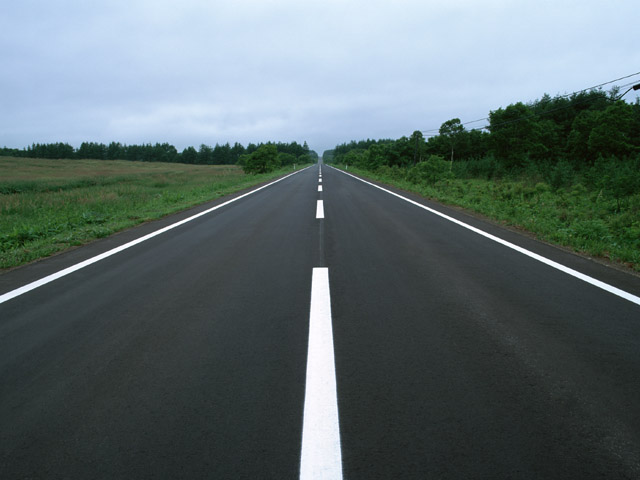
//> input picture sampleprogram/01/01-12.jpg, 640 x 480 px
$ ./01-05   (built with g++ and OpenCV 4)
//> lines starting //> are read from the running program, lines starting //| are printed output that depends on the picture; after the words box and inside, x2 and y2 are one past the last pixel; in counts of white or black regions, pixels touching at a corner belong together
#define _CRT_SECURE_NO_WARNINGS
#include <iostream>
#include <string>
#include <opencv2/opencv.hpp>
std::string win_src = "src";
std::string win_edge = "edge";
std::string win_dst = "dst";

int main()
{
  cv::Mat img_src = cv::imread("./01-12.jpg", 1);
//> img_src is the input picture: 480 rows x 640 cols, CV_8UC3; mean B, G, R 109.7, 107.6, 93.9
  cv::Mat img_gray, img_edge, img_dst;

  if (!img_src.data) {
    std::cout << "error" << std::endl;
    return -1;
  }
  img_src.copyTo(img_dst);
  cv::cvtColor(img_src, img_gray, cv::COLOR_BGR2GRAY);
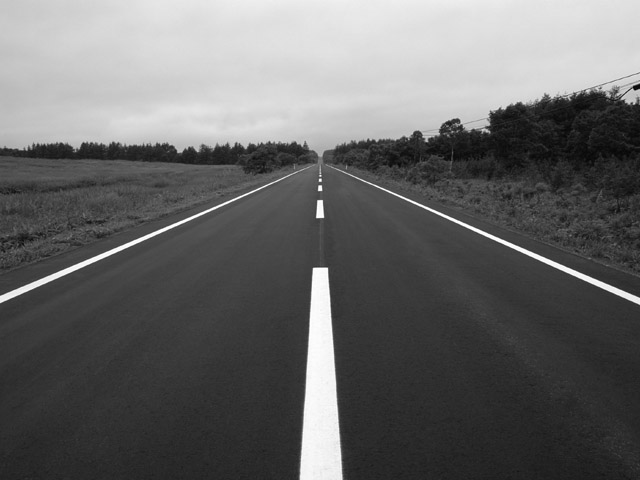
//> img_gray: 480 rows x 640 cols, CV_8UC1; min 3, max 255, mean 103.8

  // Canny
  cv::Canny(img_gray, img_edge, 200, 200);
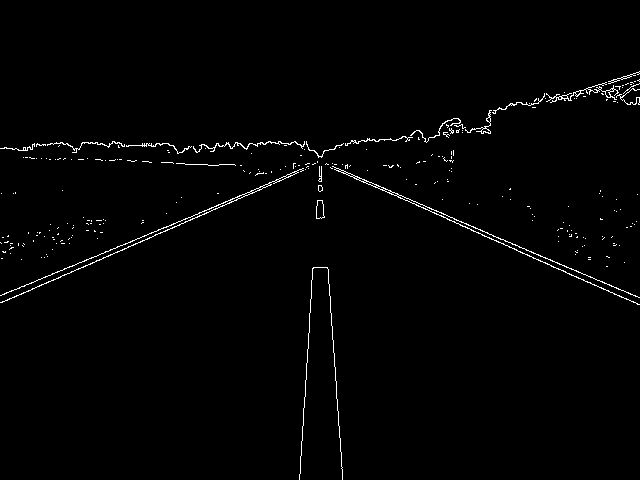
//> img_edge: 480 rows x 640 cols, CV_8UC1; 1.3% white in thin lines or dots, all inside (x1, y1, x2, y2) = (0, 71, 640, 480)

  std::vector<cv::Vec2f> lines;
  cv::HoughLines(img_edge, lines, 1, CV_PI / 180, 120);
//> lines = 7 lines (rho, theta): [18, 1.99], [24, 1.97], [-308, 3.07], [273, 1.17], [277, 1.15], [331, 0.07], [9, 2.01]

  for (int i = 0; i < lines.size(); i++) {
    double rho = lines[i][0], theta = lines[i][1];
    double a = cos(theta), b = sin(theta);
    double x0 = a*rho, y0 = b*rho;
    cv::line(img_dst,
      cv::Point(x0 - img_dst.cols*b, y0 + img_dst.cols*a),
      cv::Point(x0 + img_dst.cols*b, y0 - img_dst.cols*a),
      cv::Scalar(0, 0, 255), 2, cv::LINE_AA);
  }
//> this loop made 7 passes
//> (rho, theta, a, b, x0, y0) on passes 1 to 7: (18, 1.99, -0.407, 0.914, -7.32, 16.44), (24, 1.97, -0.391, 0.921, -9.38, 22.09), (-308, 3.07, -0.998, 0.0698, 307.2, -21.48), (273, 1.17, 0.391, 0.921, 106.7, 251.3), (277, 1.15, 0.407, 0.914, 112.7, 253.1), (331, 0.0698, 0.998, 0.0698, 330.2, 23.09), (9, 2.01, -0.423, 0.906, -3.8, 8.16)
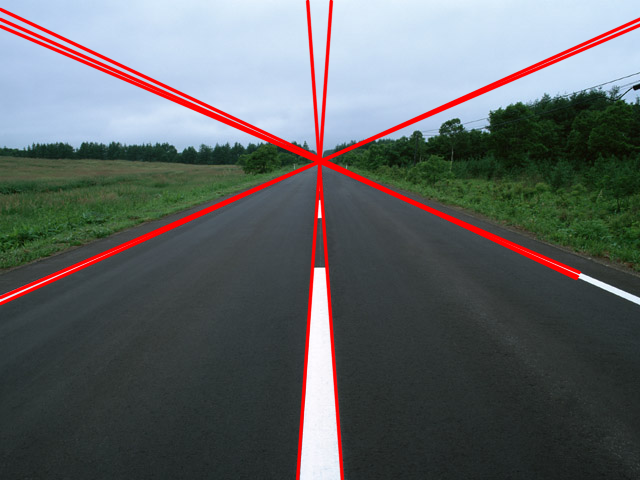
//> img_dst: 480 rows x 640 cols, CV_8UC3; 5.29% of pixels changed, all inside (x1, y1, x2, y2) = (0, 0, 640, 480)

  // ウインドウ生成
  cv::namedWindow(win_src, cv::WINDOW_AUTOSIZE);
  cv::namedWindow(win_dst, cv::WINDOW_AUTOSIZE);

  // 表示
  cv::imshow(win_src, img_src);
  cv::imshow(win_edge, img_edge);
  cv::imshow(win_dst, img_dst);

  cv::waitKey(0);

  return 0;
}

$ run again, with sampleprogram/01/01-06.jpg copied over sampleprogram/01/01-12.jpg
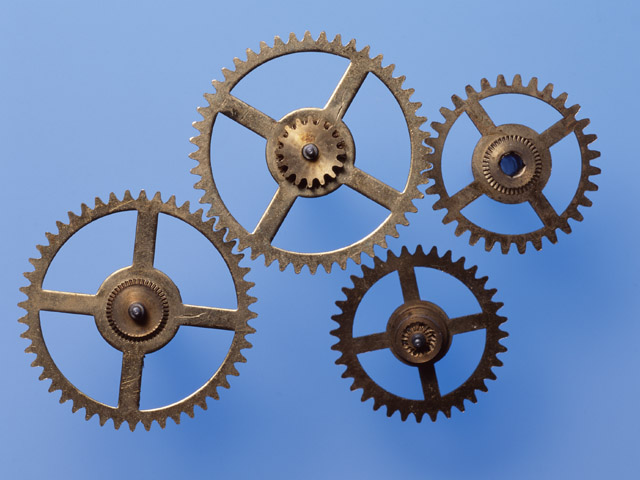
//> input picture sampleprogram/01/01-06.jpg, 640 x 480 px
//> img_src is the input picture: 480 rows x 640 cols, CV_8UC3; mean B, G, R 178.1, 137.2, 112.4
//> `cv::Canny(img_gray, img_edge, 200, 200);`:
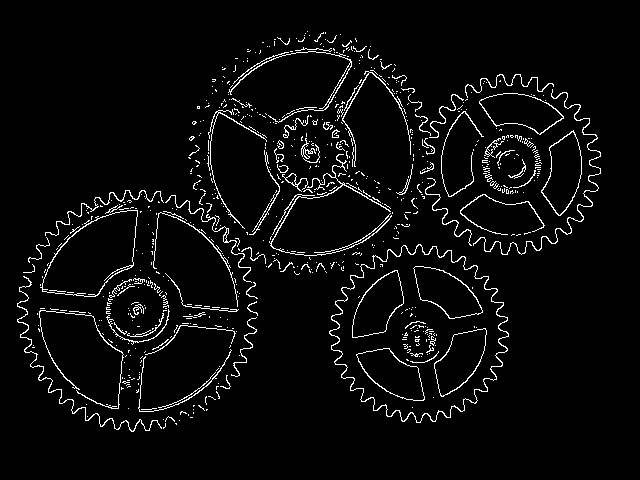
//> img_edge: 480 rows x 640 cols, CV_8UC1; 4.3% white in thin lines or dots, all inside (x1, y1, x2, y2) = (17, 31, 601, 432)
//> lines = 3 lines (rho, theta): [304, 1.68], [335, 0.54], [355, 0.52]
//> the loop `for (int i = 0; i < lines.size(); i++)` made 3 passes
//> (rho, theta, a, b, x0, y0) on passes 1 to 3: (304, 1.68, -0.105, 0.995, -31.78, 302.3), (335, 0.541, 0.857, 0.515, 287.2, 172.5), (355, 0.524, 0.866, 0.5, 307.4, 177.5)
//> after the loop `for (int i = 0; i < lines.size(); i++)`:
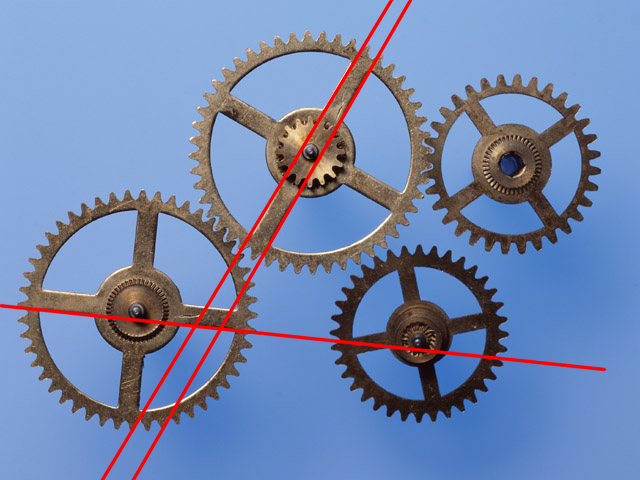
//> img_dst: 480 rows x 640 cols, CV_8UC3; 2.64% of pixels changed, all inside (x1, y1, x2, y2) = (0, 0, 607, 480)

$ run again, with sampleprogram/01/01-09.jpg copied over sampleprogram/01/01-12.jpg
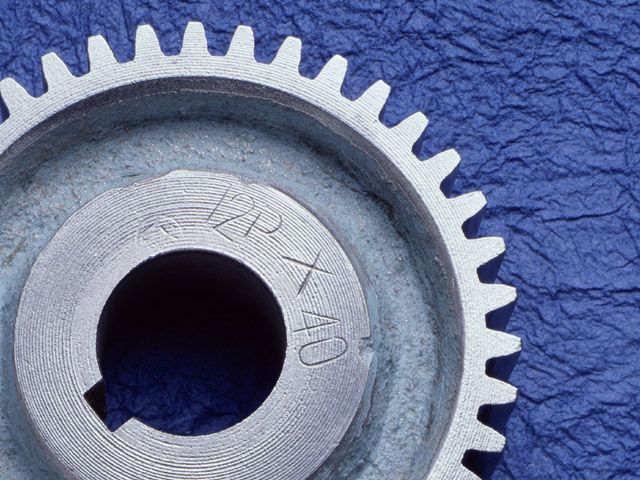
//> input picture sampleprogram/01/01-09.jpg, 640 x 480 px
//> img_src is the input picture: 480 rows x 640 cols, CV_8UC3; mean B, G, R 148.9, 115.3, 104.6
//> `cv::Canny(img_gray, img_edge, 200, 200);`:
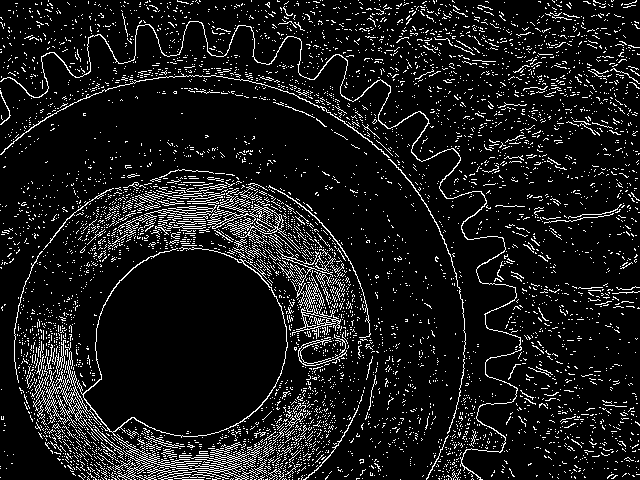
//> img_edge: 480 rows x 640 cols, CV_8UC1; 9.7% white in thin lines or dots
//> lines = 161 lines (rho, theta), first 12: [-1, 2.36], [1, 2.36], [-16, 2.36], [-6, 2.36], [-13, 2.36], [-11, 2.36], [-8, 2.36], [484, 1.4], [111, 2.04], [8, 2.36], [470, 0.79], [284, 0.79]
//> the loop `for (int i = 0; i < lines.size(); i++)` made 161 passes
//> (rho, theta, a, b, x0, y0) on passes 1 to 3: (-1, 2.36, -0.707, 0.707, 0.707, -0.707), (1, 2.36, -0.707, 0.707, -0.707, 0.707), (-16, 2.36, -0.707, 0.707, 11.31, -11.31)
//> after the loop `for (int i = 0; i < lines.size(); i++)`:
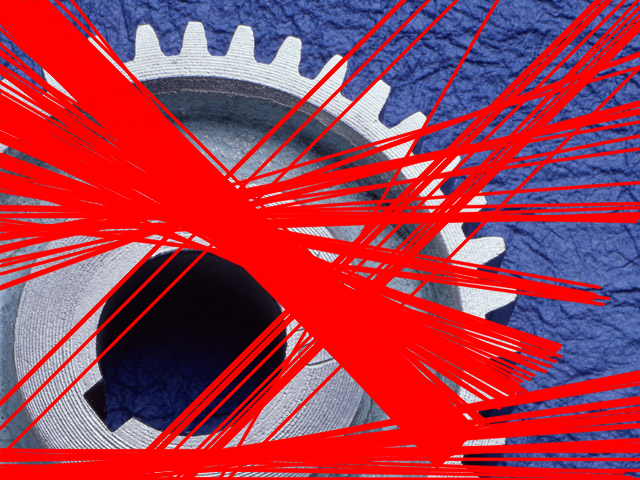
//> img_dst: 480 rows x 640 cols, CV_8UC3; mean B, G, R 76.8, 56, 165.7

$ run again, with sampleprogram/01/01-13.jpg copied over sampleprogram/01/01-12.jpg
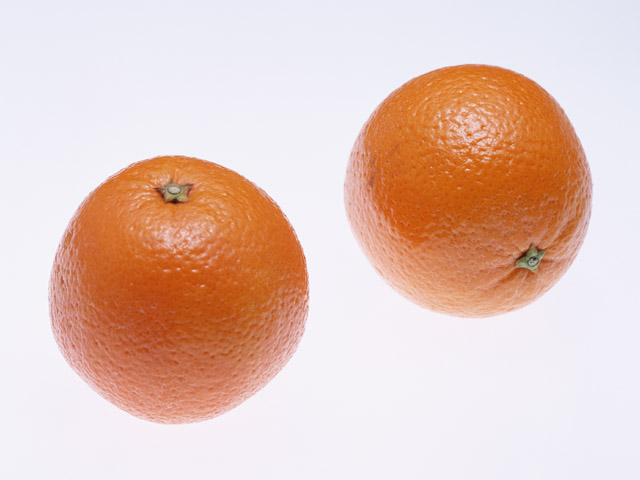
//> input picture sampleprogram/01/01-13.jpg, 640 x 480 px
//> img_src is the input picture: 480 rows x 640 cols, CV_8UC3; mean B, G, R 189.3, 199.7, 229
//> `cv::cvtColor(img_src, img_gray, cv::COLOR_BGR2GRAY);`:
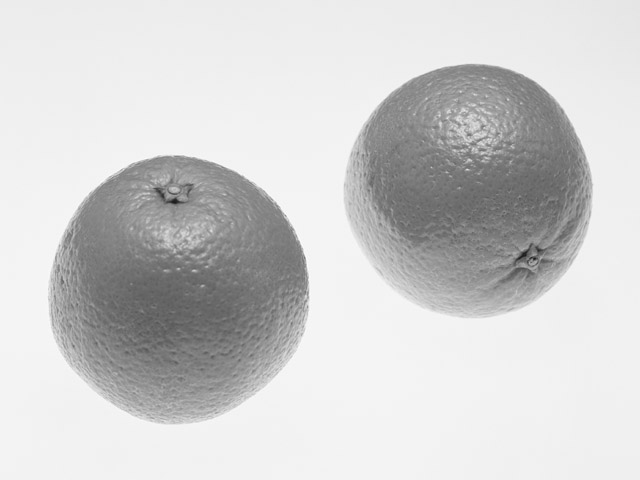
//> img_gray: 480 rows x 640 cols, CV_8UC1; min 27, max 254, mean 207.3
//> `cv::Canny(img_gray, img_edge, 200, 200);`:
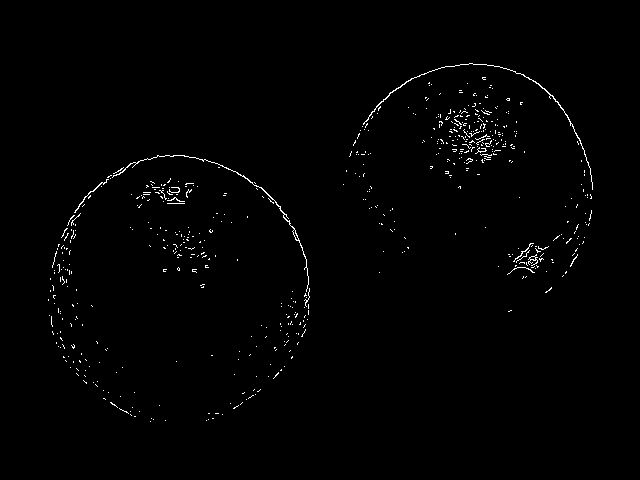
//> img_edge: 480 rows x 640 cols, CV_8UC1; 0.94% white in thin lines or dots, all inside (x1, y1, x2, y2) = (48, 63, 593, 422)
//> lines = empty
